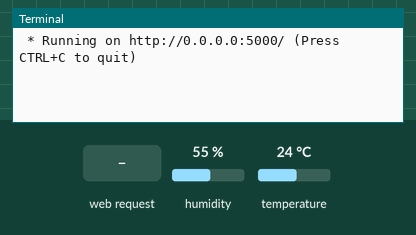
Recording of a program running on a simulated Raspberry Pi (BCM pin numbers). Parts: the last lines printed to the terminal. The test bench sets the inputs (shaded band); at power-on: humidity 55 %, temperature 24 °C. The clock reads 2024-03-15 10:24:30 at power-on unless the program sets it.

Above: at 1.2 s.
1.3 s: HTTP request for / received
At 1.9 s:
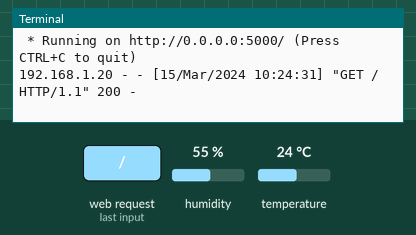
2.8 s: HTTP request for /monitor received
At 4.2 s:
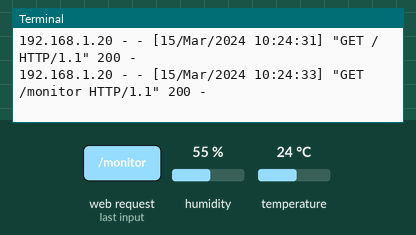

The program:

flask_dht11.py
```python
from flask import Flask, render_template
import Adafruit_DHT
import json

sensor = Adafruit_DHT.DHT11
PIN = 5

# Flask 객체 생성
# __name__은 파일명
app = Flask(__name__)


# 라우팅을 위한 뷰 함수
@app.route("/")
def home():
    return render_template("flask_dht11.html")


@app.route("/monitor")
def monitoring():
    try:
        h, t = Adafruit_DHT.read_retry(sensor, PIN)
        if h is not None and t is not None:
            obj = {'humidity': h, 'temperature': t}
            return json.dumps(obj)
        else:
            return 'Read error'
    except Exception as e:
        print(e)


# 터미널에서 직접 실행시킨 경우
if __name__ == "__main__":
    try:
        app.run(host="0.0.0.0")
    finally:
        print("clean up")
```

Measured:
- after the input at 1.3 s, the terminal: prints a new line at once (image 1)
- after the input at 2.8 s, the terminal: prints a new line after 0.53 s (image 2)
